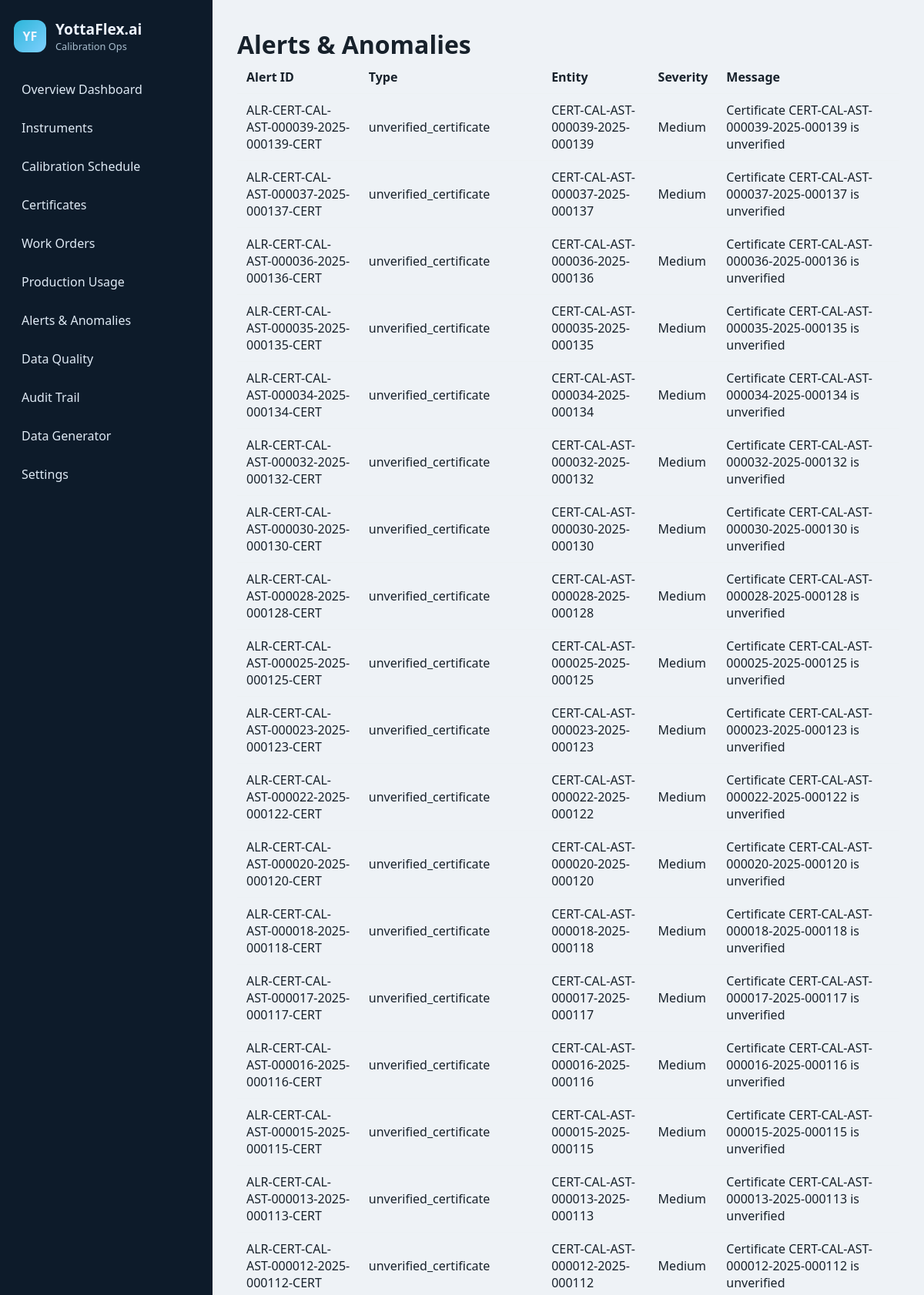
Screenshot of /alerts (upper part) with the database file from the repository.
### tables this page shows
CREATE TABLE alert (
    id INTEGER PRIMARY KEY AUTOINCREMENT,
    alert_id TEXT UNIQUE NOT NULL,
    alert_type TEXT NOT NULL,
    entity_type TEXT,
    entity_id TEXT,
    severity TEXT NOT NULL,
    message TEXT NOT NULL,
    created_at TEXT NOT NULL,
    acknowledged BOOLEAN DEFAULT 0
);

### yottaflex/app.py (the view)
    @app.route('/alerts')
    def alerts():
        conn = get_connection(app.config['DATABASE_PATH'])
        rows = conn.execute('SELECT * FROM alert ORDER BY created_at DESC LIMIT 100').fetchall()
        conn.close()
        return render_template('alerts.html', alerts=rows)

### yottaflex/db.py (called while the page is built)
def get_connection(database_path=None):
    path = database_path or os.getenv('DATABASE_PATH')
    if not path:
        os.makedirs(str(BASE_DIR / 'data'), exist_ok=True)
        path = str(BASE_DIR / 'data' / 'yottaflex.db')
    os.makedirs(os.path.dirname(path) or '.', exist_ok=True)
    conn = sqlite3.connect(path)
    conn.row_factory = sqlite3.Row
    return conn

### templates/alerts.html (shortened to what this page needs)
{% extends 'base.html' %}
{% block content %}
<h1>Alerts & Anomalies</h1>
<table class="table">
  <thead><tr><th>Alert ID</th><th>Type</th><th>Entity</th><th>Severity</th><th>Message</th></tr></thead>
  <tbody>
    {% for row in alerts %}
    <tr><td>{{ row.alert_id }}</td><td>{{ row.alert_type }}</td><td>{{ row.entity_id }}</td><td>{{ row.severity }}</td><td>{{ row.message }}</td></tr>
    {% endfor %}
  </tbody>
</table>
{% endblock %}

### static/styles.css (style rules this page uses)
body { margin:0; font-family:Segoe UI, Arial,sans-serif; background:#eef2f6; color:#17212b; }
h1 { margin: 4px 0 0; font-size:2rem; }
.table { width:100%; border-collapse:collapse; }
.table th, .table td { padding:10px 12px; border-bottom:1px solid #edf1f4; text-align:left; }

### rows the page displays
alert: alert_id "ALR-CERT-CAL-AST-000039-2025-000139-CERT", alert_type "unverified_certificate", entity_id "CERT-CAL-AST-000039-2025-000139", severity "Medium", message "Certificate CERT-CAL-AST-000039-2025-000139 is unverified"
alert: alert_id "ALR-CERT-CAL-AST-000037-2025-000137-CERT", alert_type "unverified_certificate", entity_id "CERT-CAL-AST-000037-2025-000137", severity "Medium", message "Certificate CERT-CAL-AST-000037-2025-000137 is unverified"
alert: alert_id "ALR-CERT-CAL-AST-000036-2025-000136-CERT", alert_type "unverified_certificate", entity_id "CERT-CAL-AST-000036-2025-000136", severity "Medium", message "Certificate CERT-CAL-AST-000036-2025-000136 is unverified"
alert: alert_id "ALR-CERT-CAL-AST-000035-2025-000135-CERT", alert_type "unverified_certificate", entity_id "CERT-CAL-AST-000035-2025-000135", severity "Medium", message "Certificate CERT-CAL-AST-000035-2025-000135 is unverified"
alert: alert_id "ALR-CERT-CAL-AST-000034-2025-000134-CERT", alert_type "unverified_certificate", entity_id "CERT-CAL-AST-000034-2025-000134", severity "Medium", message "Certificate CERT-CAL-AST-000034-2025-000134 is unverified"
alert: alert_id "ALR-CERT-CAL-AST-000032-2025-000132-CERT", alert_type "unverified_certificate", entity_id "CERT-CAL-AST-000032-2025-000132", severity "Medium", message "Certificate CERT-CAL-AST-000032-2025-000132 is unverified"
alert: alert_id "ALR-CERT-CAL-AST-000030-2025-000130-CERT", alert_type "unverified_certificate", entity_id "CERT-CAL-AST-000030-2025-000130", severity "Medium", message "Certificate CERT-CAL-AST-000030-2025-000130 is unverified"
alert: alert_id "ALR-CERT-CAL-AST-000028-2025-000128-CERT", alert_type "unverified_certificate", entity_id "CERT-CAL-AST-000028-2025-000128", severity "Medium", message "Certificate CERT-CAL-AST-000028-2025-000128 is unverified"
alert: alert_id "ALR-CERT-CAL-AST-000025-2025-000125-CERT", alert_type "unverified_certificate", entity_id "CERT-CAL-AST-000025-2025-000125", severity "Medium", message "Certificate CERT-CAL-AST-000025-2025-000125 is unverified"
alert: alert_id "ALR-CERT-CAL-AST-000023-2025-000123-CERT", alert_type "unverified_certificate", entity_id "CERT-CAL-AST-000023-2025-000123", severity "Medium", message "Certificate CERT-CAL-AST-000023-2025-000123 is unverified"
alert: alert_id "ALR-CERT-CAL-AST-000022-2025-000122-CERT", alert_type "unverified_certificate", entity_id "CERT-CAL-AST-000022-2025-000122", severity "Medium", message "Certificate CERT-CAL-AST-000022-2025-000122 is unverified"
alert: alert_id "ALR-CERT-CAL-AST-000020-2025-000120-CERT", alert_type "unverified_certificate", entity_id "CERT-CAL-AST-000020-2025-000120", severity "Medium", message "Certificate CERT-CAL-AST-000020-2025-000120 is unverified"
alert: alert_id "ALR-CERT-CAL-AST-000018-2025-000118-CERT", alert_type "unverified_certificate", entity_id "CERT-CAL-AST-000018-2025-000118", severity "Medium", message "Certificate CERT-CAL-AST-000018-2025-000118 is unverified"
alert: alert_id "ALR-CERT-CAL-AST-000017-2025-000117-CERT", alert_type "unverified_certificate", entity_id "CERT-CAL-AST-000017-2025-000117", severity "Medium", message "Certificate CERT-CAL-AST-000017-2025-000117 is unverified"
alert: alert_id "ALR-CERT-CAL-AST-000016-2025-000116-CERT", alert_type "unverified_certificate", entity_id "CERT-CAL-AST-000016-2025-000116", severity "Medium", message "Certificate CERT-CAL-AST-000016-2025-000116 is unverified"
alert: alert_id "ALR-CERT-CAL-AST-000015-2025-000115-CERT", alert_type "unverified_certificate", entity_id "CERT-CAL-AST-000015-2025-000115", severity "Medium", message "Certificate CERT-CAL-AST-000015-2025-000115 is unverified"
alert: alert_id "ALR-CERT-CAL-AST-000013-2025-000113-CERT", alert_type "unverified_certificate", entity_id "CERT-CAL-AST-000013-2025-000113", severity "Medium", message "Certificate CERT-CAL-AST-000013-2025-000113 is unverified"
alert: alert_id "ALR-CERT-CAL-AST-000012-2025-000112-CERT", alert_type "unverified_certificate", entity_id "CERT-CAL-AST-000012-2025-000112", severity "Medium", message "Certificate CERT-CAL-AST-000012-2025-000112 is unverified"
